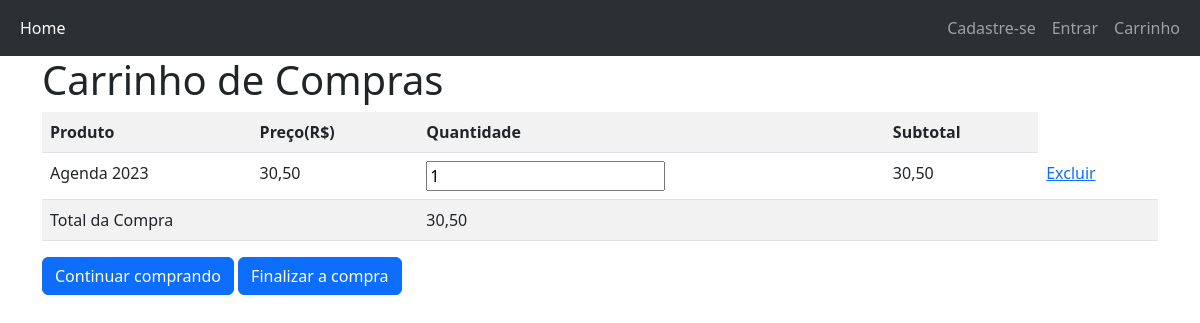
The page /index.php?controle=vendaController&metodo=inserir_carrinho&id=2 on the database its author committed.
### tables this page shows
CREATE TABLE `produto` (
  `idproduto` int(10) NOT NULL,
  `nome` varchar(80) NOT NULL,
  `descricao` text NOT NULL,
  `preco` float NOT NULL,
  `estoque` int(11) NOT NULL,
  `imagem` varchar(100) NOT NULL,
  `idcategoria` int(10) NOT NULL
);

### models/Conexao.class.php (called while the page is built)
<?php
	abstract class Conexao
	{
		public function __construct(protected $db = null)
		{
			$parametros = "mysql:host=localhost;dbname=lojamvc;charset=utf8mb4";
			$this->db = new PDO($parametros, "root", "");
		}
	}
?>

### models/produtoDAO.class.php (called while the page is built, shortened)
<?php
	class produtoDAO extends Conexao
	{
		public function buscar_um_produto($produto)
		{
			$sql = "SELECT * FROM produto WHERE idproduto = ?";
			$stm = $this->db->prepare($sql);
			$stm->bindValue(1, $produto->getIdproduto());
			$stm->execute();
			$this->db = null;
			return $stm->fetchAll(PDO::FETCH_OBJ);
		}
	}
?>

### models/Produto.class.php (called while the page is built, shortened)
<?php
	class Produto
	{
		public function getIdproduto()
		{
			return $this->idproduto;
		}
	}
?>

### views/carrinho.php (the view, shortened to what this page needs)
<?php
    require_once "cabecalho.php";
?>
<div class="content">
    <div class="container">
        <h1>Carrinho de Compras</h1>
        <?php
            if(isset($_SESSION["carrinho"]))
            {
        ?>
            <table class="table table-striped">
                <tr>
                    <th>Produto</th>
                    <th>Preço(R$)</th>
                    <th>Quantidade</th>
                    <th>Subtotal</th>
                </tr>
                <?php
                    $total = 0;
                    foreach($_SESSION["carrinho"] as $linha=>$dado)
                    {
                        $subtotal = $dado["preco"] * $dado["quantidade"];
                        $total += $subtotal;
                        echo "<tr>
                                <td>{$dado["nome"]}</td>
                                <td>" . number_format($dado["preco"], 2, ",", ".") . "</td>
                                <td><input type='number' min='1' value='{$dado['quantidade']}' linha='$linha'></td>
                                <td>" . number_format($subtotal, 2, ",", ".") . "</td>
                                <td><a href='index.php?controle=vendaController&metodo=excluir_carrinho&linha=$linha'>Excluir</a></td>
                            </tr>";
                    }
                    echo "<tr>
                            <td colspan = '2'>Total da Compra</td>
                            <td colspan = '3'>" . number_format($total,2,",",".") . "</td>
                          </tr>";
                ?>
            </table>
            <a class="btn btn-primary" href="index.php">Continuar comprando</a>
            <a class="btn btn-primary" href="index.php?controle=vendaController&metodo=inserir_venda">Finalizar a compra</a>
        <?php
            }
            else
            {
                echo "<br><br><h3>Não há produtos no carrinho de compras</h3>";
            }
        ?>
    </div>
</div>

### rows shown on the page
produto: nome "Agenda 2023", preco "30,50", idcategoria "1", subtotal "30,50"

### other values the page prints
$total "30,50"
